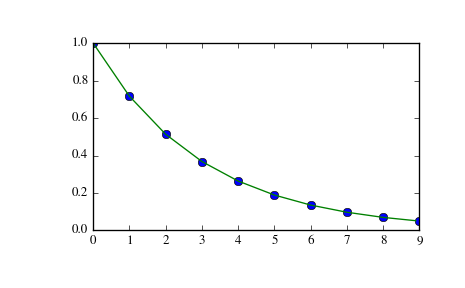

The Python source for this figure:
import matplotlib.pyplot as plt
from scipy import interpolate
x = np.arange(0, 10)
y = np.exp(-x/3.0)
f = interpolate.interp1d(x, y)

xnew = np.arange(0, 9, 0.1)
ynew = f(xnew)   # use interpolation function returned by `interp1d`
plt.plot(x, y, 'o', xnew, ynew, '-')
plt.show()
